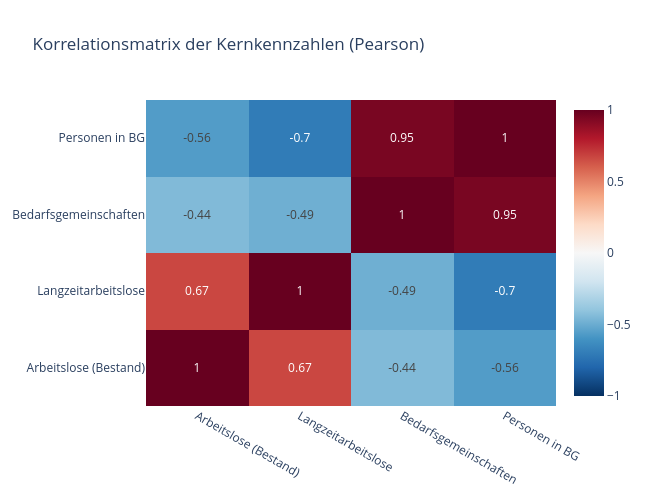

Notebook code cell kept with this figure:
### Markdown cell above
## 2. Korrelationsanalyse

Die Pearson-Korrelationsmatrix zeigt lineare Zusammenhänge zwischen den vier Kernkennzahlen. Werte nahe +1/−1 bedeuten starken positiven/negativen linearen Zusammenhang, Werte nahe 0 keinen linearen Zusammenhang.

### Code cell
corr = kennzahlen[kern].corr()

fig = go.Figure(go.Heatmap(
    z=corr.values, x=corr.columns, y=corr.columns,
    zmin=-1, zmax=1, colorscale="RdBu", reversescale=True,
    text=corr.round(2).values, texttemplate="%{text}",
))
fig.update_layout(title="Korrelationsmatrix der Kernkennzahlen (Pearson)", height=500, width=650)
fig

### Figure 1 — Plotly figure (JSON) as saved in the notebook; plotly's stock layout.template omitted (floating-point values rounded to 4 significant figures)
{"data": [{"colorscale": [[0.0, "rgb(103,0,31)"], [0.1, "rgb(178,24,43)"], [0.2, "rgb(214,96,77)"], [0.3, "rgb(244,165,130)"], [0.4, "rgb(253,219,199)"], [0.5, "rgb(247,247,247)"], [0.6, "rgb(209,229,240)"], [0.7, "rgb(146,197,222)"], [0.8, "rgb(67,147,195)"], [0.9, "rgb(33,102,172)"], [1.0, "rgb(5,48,97)"]], "reversescale": true, "text": [[1.0, 0.67, -0.44, -0.56], [0.67, 1.0, -0.49, -0.7], [-0.44, -0.49, 1.0, 0.95], [-0.56, -0.7, 0.95, 1.0]], "texttemplate": "%{text}", "type": "heatmap", "x": ["Arbeitslose (Bestand)", "Langzeitarbeitslose", "Bedarfsgemeinschaften", "Personen in BG"], "y": ["Arbeitslose (Bestand)", "Langzeitarbeitslose", "Bedarfsgemeinschaften", "Personen in BG"], "z": [[1.0, 0.6689, -0.4422, -0.5624], [0.6689, 1.0, -0.4893, -0.7039], [-0.4422, -0.4893, 1.0, 0.9526], [-0.5624, -0.7039, 0.9526, 1.0]], "zmax": 1, "zmin": -1}], "layout": {"height": 500, "title": {"text": "Korrelationsmatrix der Kernkennzahlen (Pearson)"}, "width": 650}}
